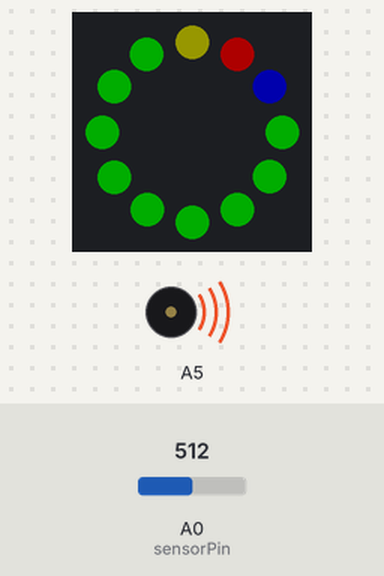
This sketch was run on a simulated Arduino Uno, built with avr-gcc and run on an emulated ATmega328P. Parts: 12 RGB LEDs in a ring, first at the top, clockwise, buzzer (waves = sounding). The inputs (shaded band) are chosen by the test bench; at power-on: A0 (sensorPin) = 512. Dim RGB values are drawn brighter than linear.

Above: at 1.3 s.
1.4 s: A0 (sensorPin) set to 306
At 1.69 s:
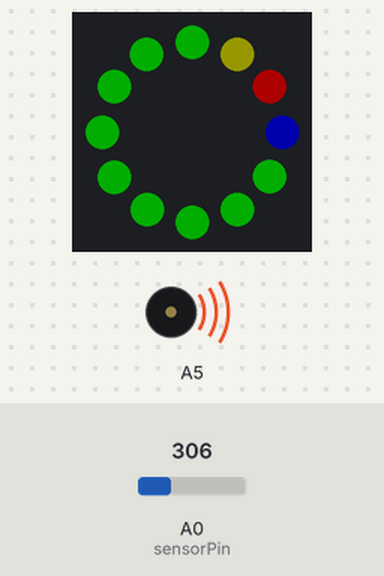
4.5 s: A0 (sensorPin) set to 122
At 4.67 s:
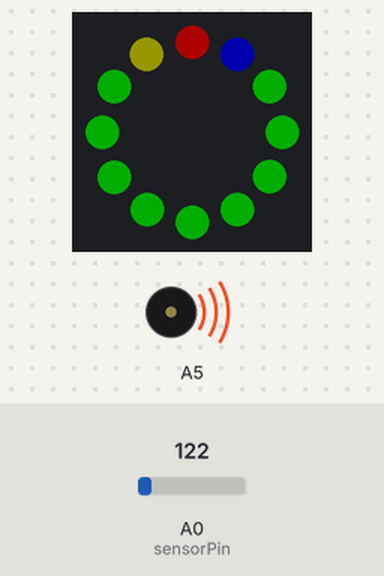
Timing chart, 0 to 7.5 s (numbered marks = the images above; inputs shaded):
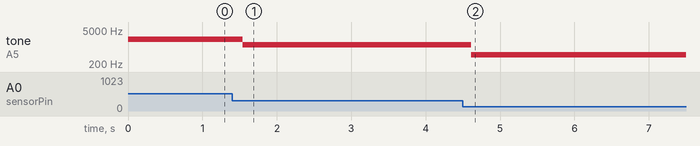

The sketch:

rgb_LEDs_with_tone.ino
```cpp
#include <Adafruit_NeoPixel.h>

const int numPixels = 12;
const int pixelPin = 2;
int sensorPin = A0;   // select the input pin for the potentiometer
int sensorValue = 0;  // variable to store the value coming from the sensor

Adafruit_NeoPixel ring = Adafruit_NeoPixel(numPixels, pixelPin);
uint32_t foreground = ring.Color(0x00, 0x00, 0x33); // r, g, b - blue
uint32_t background = ring.Color(0x00, 0x33, 0x00); //
uint32_t tail1 = ring.Color(0x33, 0x00, 0x00); //
uint32_t tail2 = ring.Color(0x16, 0x16, 0x00); //

void setup() {
  ring.begin(); // start the NeoPixel display
  //Serial.begin(9600); // open the serial port at 9600 bps:
}

void loop() {
  //set background color to start
  for (int i = 0; i < numPixels; i++) {ring.setPixelColor(i, background);}

  //now set up rotating colors

  for (int i = 0; i < numPixels; i++) {
    // read the value from the sensor:
    sensorValue = analogRead(sensorPin);
    if(sensorValue<12)sensorValue=12;
    if (i>2){
    ring.setPixelColor(i, foreground); // set pixel i to foreground
    ring.setPixelColor(i-1, tail1);
    ring.setPixelColor(i-2, tail2);
    ring.setPixelColor(i-3, background);

    }
    if (i==0){
      ring.setPixelColor(i, foreground);
      ring.setPixelColor(numPixels-1,   tail1);
      ring.setPixelColor(numPixels-2, tail2);
      ring.setPixelColor(numPixels-3, background);
      ring.setPixelColor(numPixels-4, background);
    }
    if (i==1){
      ring.setPixelColor(i, foreground);
      ring.setPixelColor(i-1,   tail1);
      ring.setPixelColor(numPixels-1,   tail2);
      ring.setPixelColor(numPixels-2, background);
      ring.setPixelColor(numPixels-3, background);
    }
    if (i==2){
      ring.setPixelColor(i, foreground);
      ring.setPixelColor(i-1,   tail1);
      ring.setPixelColor(i-2,   tail2);
      ring.setPixelColor(numPixels-1, background);
      ring.setPixelColor(numPixels-2, background);
    }
    ring.show();                       // actually display it
    tone(A5, sensorValue*4, sensorValue);
    delay(sensorValue);                         // milliseconds
    //Serial.print(sensorValue);
    //Serial.print("\n");
    ring.setPixelColor(i, background); // set pixel to background before moving on

    ring.show();
  }
}
```

Measured:
- after the input at 1.4 s, tone on A5: 2048 Hz → 1224 Hz after 0.14 s
- after the input at 4.5 s, tone on A5: 1224 Hz → 488 Hz after 0.12 s
